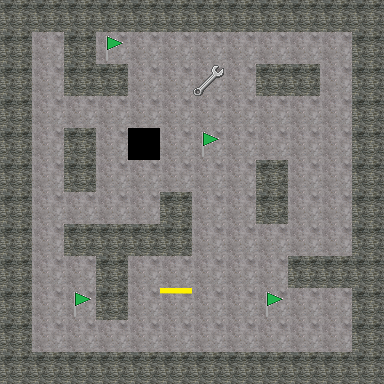

The image is a tile-based game level rendered from a .tmx file. Its description and source (layers, tilesets, objects; grid data summarised) follow:
An orthogonal 12x12 tile map with 32x32 px tiles, 2 tile layers (Rutelag 1, Rutelag 2), 6 tilesets.

<map version="1.2" tiledversion="1.2.2" orientation="orthogonal" renderorder="right-down" width="12" height="12" tilewidth="32" tileheight="32" infinite="0" nextlayerid="6" nextobjectid="7">
 <tileset firstgid="1" name="dirt 1" tilewidth="32" tileheight="32" tilecount="1" columns="0">
  <grid orientation="orthogonal" width="1" height="1" />
  <tile id="0">
   <properties>
    <property name="E" type="bool" value="false" />
    <property name="MapObject" value="floor" />
    <property name="N" type="bool" value="false" />
    <property name="S" type="bool" value="false" />
    <property name="W" type="bool" value="false" />
   </properties>
   <image width="32" height="32" source="dirt 1.png" />
  </tile>
 </tileset>
 <tileset firstgid="2" name="stone wall 7" tilewidth="32" tileheight="32" tilecount="1" columns="0">
  <grid orientation="orthogonal" width="1" height="1" />
  <tile id="0">
   <properties>
    <property name="E" type="bool" value="true" />
    <property name="MapObject" value="wall" />
    <property name="N" type="bool" value="true" />
    <property name="S" type="bool" value="true" />
    <property name="W" type="bool" value="true" />
   </properties>
   <image width="32" height="32" source="stone wall 7.png" />
  </tile>
 </tileset>
 <tileset firstgid="3" name="flag" tilewidth="32" tileheight="32" tilecount="1" columns="0">
  <grid orientation="orthogonal" width="1" height="1" />
  <properties>
   <property name="MapObject" value="flag" />
  </properties>
  <tile id="0">
   <properties>
    <property name="MapObject" value="flag" />
   </properties>
   <image width="32" height="32" source="flag.png" />
  </tile>
 </tileset>
 <tileset firstgid="4" name="hole" tilewidth="32" tileheight="32" tilecount="1" columns="1">
  <image source="hole.png" width="32" height="32" />
  <tile id="0">
   <properties>
    <property name="MapObject" value="hole" />
   </properties>
  </tile>
 </tileset>
 <tileset firstgid="5" name="wrench" tilewidth="32" tileheight="32" tilecount="1" columns="1">
  <image source="wrench.png" width="32" height="32" />
  <tile id="0">
   <properties>
    <property name="MapObject" value="wrench" />
   </properties>
  </tile>
 </tileset>
 <tileset firstgid="6" name="1000" tilewidth="32" tileheight="32" tilecount="1" columns="1">
  <image source="1000.png" width="32" height="32" />
  <tile id="0">
   <properties>
    <property name="E" type="bool" value="false" />
    <property name="MapObject" value="wall" />
    <property name="N" type="bool" value="true" />
    <property name="S" type="bool" value="false" />
    <property name="W" type="bool" value="false" />
   </properties>
  </tile>
 </tileset>
 <layer id="4" name="Rutelag 1" width="12" height="12">
  <data>[144 cells, 144 non-empty, 4 distinct tile ids]</data>
 </layer>
 <layer id="5" name="Rutelag 2" width="12" height="12">
  <data>[144 cells, 6 non-empty, 3 distinct tile ids]</data>
 </layer>
</map>
